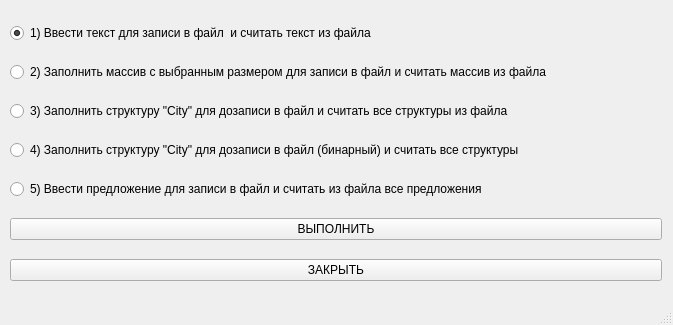
<?xml version="1.0" encoding="UTF-8"?>
<ui version="4.0">
 <class>MainWindow</class>
 <widget class="QMainWindow" name="MainWindow">
  <property name="geometry">
   <rect>
    <x>0</x>
    <y>0</y>
    <width>673</width>
    <height>325</height>
   </rect>
  </property>
  <property name="windowTitle">
   <string>MainWindow</string>
  </property>
  <widget class="QWidget" name="centralwidget">
   <widget class="QWidget" name="verticalLayoutWidget">
    <property name="geometry">
     <rect>
      <x>10</x>
      <y>10</y>
      <width>652</width>
      <height>291</height>
     </rect>
    </property>
    <layout class="QVBoxLayout" name="verticalLayout">
     <item>
      <widget class="QRadioButton" name="radioButton">
       <property name="tabletTracking">
        <bool>false</bool>
       </property>
       <property name="acceptDrops">
        <bool>false</bool>
       </property>
       <property name="text">
        <string>1) Ввести текст для записи в файл  и считать текст из файла</string>
       </property>
       <property name="checked">
        <bool>true</bool>
       </property>
      </widget>
     </item>
     <item>
      <widget class="QRadioButton" name="radioButton_3">
       <property name="text">
        <string>2) Заполнить массив с выбранным размером для записи в файл и считать массив из файла</string>
       </property>
      </widget>
     </item>
     <item>
      <widget class="QRadioButton" name="radioButton_5">
       <property name="text">
        <string>3) Заполнить структуру &quot;City&quot; для дозаписи в файл и считать все структуры из файла</string>
       </property>
      </widget>
     </item>
     <item>
      <widget class="QRadioButton" name="radioButton_7">
       <property name="text">
        <string>4) Заполнить структуру &quot;City&quot; для дозаписи в файл (бинарный) и считать все структуры</string>
       </property>
      </widget>
     </item>
     <item>
      <widget class="QRadioButton" name="radioButton_9">
       <property name="text">
        <string>5) Ввести предложение для записи в файл и считать из файла все предложения</string>
       </property>
      </widget>
     </item>
     <item>
      <widget class="QPushButton" name="menuButton">
       <property name="text">
        <string>ВЫПОЛНИТЬ</string>
       </property>
      </widget>
     </item>
     <item>
      <widget class="QPushButton" name="closeButton">
       <property name="text">
        <string>ЗАКРЫТЬ</string>
       </property>
      </widget>
     </item>
    </layout>
   </widget>
  </widget>
  <widget class="QMenuBar" name="menubar">
   <property name="geometry">
    <rect>
     <x>0</x>
     <y>0</y>
     <width>673</width>
     <height>23</height>
    </rect>
   </property>
  </widget>
  <widget class="QStatusBar" name="statusbar"/>
 </widget>
 <resources/>
 <connections/>
</ui>
